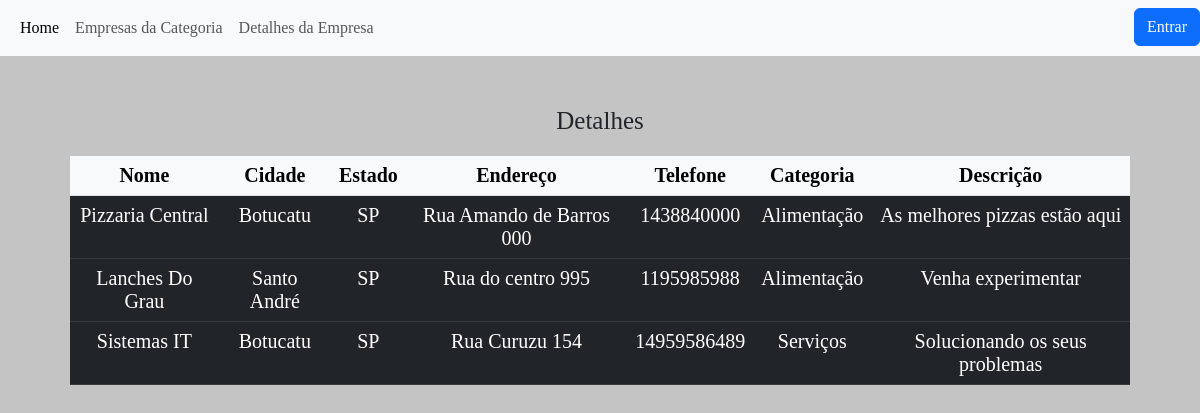
/details.php, run on the app's committed database.
### tables this page shows
CREATE TABLE `companies` (
  `id` int(11) NOT NULL,
  `name` varchar(250) DEFAULT NULL,
  `category_id` int(11) DEFAULT NULL,
  `city` varchar(100) DEFAULT NULL,
  `state` varchar(2) DEFAULT NULL,
  `description` text DEFAULT NULL,
  `address` varchar(250) DEFAULT NULL,
  `created` datetime DEFAULT NULL,
  `modified` datetime DEFAULT NULL
);

CREATE TABLE `company_phones` (
  `id` int(11) NOT NULL,
  `company_id` int(11) DEFAULT NULL,
  `number` varchar(30) DEFAULT NULL,
  `is_main` tinyint(1) DEFAULT NULL,
  `created` datetime DEFAULT NULL
);

CREATE TABLE `company_categories` (
  `id` int(11) NOT NULL,
  `name` varchar(250) DEFAULT NULL,
  `created` datetime DEFAULT NULL
);

### public/details.php (the view, shortened to what this page needs)
<?php
include('../auth/connection.php');
$sql = "SELECT companies.name, companies.city, companies.state, companies.address, company_phones.number AS telefones, company_categories.name AS categoria, companies.description FROM companies INNER JOIN company_categories ON companies.category_id = company_categories.id LEFT JOIN company_phones ON companies.id = company_phones.company_id;";
$resultado = $mysqli->query($sql);
?>
<!doctype html>
<html lang="pt-br">
<head>
  <link href="https://cdn.jsdelivr.net/npm/bootstrap@5.3.0/dist/css/bootstrap.min.css" rel="stylesheet">
  <link rel="stylesheet" href="../css/styles.css">
</head>
<body>
  <header>
    <nav class="navbar navbar-expand-lg bg-body-tertiary">
      <div class="container-fluid">
        <div class="collapse navbar-collapse" id="navbarSupportedContent">
          <ul class="navbar-nav me-auto mb-2 mb-lg-0">
            <a class="nav-link active" aria-current="page" href="index.php">Home</a>
            <li class="nav-item">
              <a class="nav-link" href="categories.php">Empresas da Categoria</a>
            </li>
            <li class="nav-item">
              <a class="nav-link" href="details.php">Detalhes da Empresa</a>
            </li>
            <div class="btnoff">
              <a href="../auth/login.php"><button class="btn btn-primary position-absolute bottom-25 end-0" type="button">Entrar</button></a>
            </div>
        </div>
      </div>
    </nav>
  </header>
  <main>
    <h1>Detalhes</h1>
    <div class="principal">
      <div class="table-responsive">
        <table class="table table-dark table-hover">
          <thead class="table-light">
            <tr>
              <th scope="col">Nome</th>
              <th scope="col">Cidade</th>
              <th scope="col">Estado</th>
              <th scope="col">Endereço</th>
              <th scope="col">Telefone</th>
              <th scope="col">Categoria</th>
              <th scope="col">Descrição</th>
            </tr>
          </thead>
          <tbody>
            <?php
            while ($user_data = mysqli_fetch_assoc($resultado)) {
              echo "<tr>";
              echo "<td>" . $user_data['name'] . "</td>";
              echo "<td>" . $user_data['city'] . "</td>";
              echo "<td>" . $user_data['state'] . "</td>";
              echo "<td>" . $user_data['address'] . "</td>";
              echo "<td>" . $user_data['telefones'] . "</td>";
              echo "<td>" . $user_data['categoria'] . "</td>";
              echo "<td>" . $user_data['description'] . "</td>";
              echo "</tr>";
            }
            ?>
        </table>
      </div>
    </div>
  </main>
</body>
</html>

### css/styles.css (style rules this page uses)
body { margin: 0; padding: 0; font-family: Cambria, Cochin, Georgia, Times, 'Times New Roman', serif; background-color: rgb(196, 196, 196); }
main { margin: 50px; }
.principal { margin: 20px; }
table { margin: auto; font-size: 20px; text-align: center; background: rgba(0,0,0,0.1); border-radius: 20px; width: 100%; }
th, td { padding: 10px; }
h1 { text-align: center; font-size: 25px; }
table { border: 20px; }

### data on the page
companies: name "Pizzaria Central", city "Botucatu", state "SP", address "Rua Amando de Barros 000", company_phones.number "1438840000", category.name "Alimentação", description "As melhores pizzas estão aqui"
companies: name "Lanches Do Grau", city "Santo André", state "SP", address "Rua do centro 995", company_phones.number "1195985988", category.name "Alimentação", description "Venha experimentar"
companies: name "Sistemas IT", city "Botucatu", state "SP", address "Rua Curuzu 154", company_phones.number "14959586489", category.name "Serviços", description "Solucionando os seus problemas"
